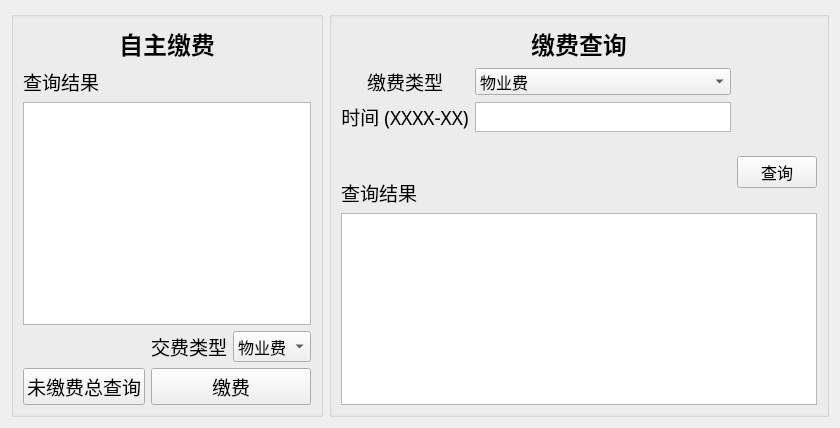
     <widget class="QWidget" name="tab_3">
      <attribute name="title">
       <string>缴费管理</string>
      </attribute>
      <layout class="QGridLayout" name="gridLayout_3">
       <item row="0" column="0">
        <layout class="QHBoxLayout" name="horizontalLayout_39">
         <item>
          <widget class="QGroupBox" name="groupBox_13">
           <property name="title">
            <string/>
           </property>
           <layout class="QGridLayout" name="gridLayout_21">
            <item row="1" column="0">
             <widget class="QLabel" name="label_53">
              <property name="text">
               <string>&lt;html&gt;&lt;head/&gt;&lt;body&gt;&lt;p align=&quot;center&quot;&gt;&lt;span style=&quot; font-size:14pt;&quot;&gt;查询结果&lt;/span&gt;&lt;/p&gt;&lt;/body&gt;&lt;/html&gt;</string>
              </property>
             </widget>
            </item>
            <item row="4" column="2" colspan="2">
             <widget class="QPushButton" name="pushButton_16">
              <property name="font">
               <font>
                <family>Agency FB</family>
                <pointsize>14</pointsize>
               </font>
              </property>
              <property name="text">
               <string>缴费</string>
              </property>
             </widget>
            </item>
            <item row="0" column="0" colspan="4">
             <widget class="QLabel" name="label_56">
              <property name="text">
               <string>&lt;html&gt;&lt;head/&gt;&lt;body&gt;&lt;p align=&quot;center&quot;&gt;&lt;span style=&quot; font-size:18pt; font-weight:600;&quot;&gt;自主缴费&lt;/span&gt;&lt;/p&gt;&lt;/body&gt;&lt;/html&gt;</string>
              </property>
             </widget>
            </item>
            <item row="4" column="0" colspan="2">
             <widget class="QPushButton" name="pushButton_17">
              <property name="font">
               <font>
                <family>Agency FB</family>
                <pointsize>14</pointsize>
               </font>
              </property>
              <property name="text">
               <string>未缴费总查询</string>
              </property>
             </widget>
            </item>
            <item row="2" column="0" colspan="4">
             <widget class="QTableView" name="tableView_8"/>
            </item>
            <item row="3" column="3">
             <widget class="QComboBox" name="comboBox_4">
              <property name="font">
               <font>
                <family>Agency FB</family>
                <pointsize>12</pointsize>
               </font>
              </property>
              <item>
               <property name="text">
                <string>物业费</string>
               </property>
              </item>
              <item>
               <property name="text">
                <string>车位费</string>
               </property>
              </item>
              <item>
               <property name="text">
                <string/>
               </property>
              </item>
             </widget>
            </item>
            <item row="3" column="2">
             <widget class="QLabel" name="label_54">
              <property name="text">
               <string>&lt;html&gt;&lt;head/&gt;&lt;body&gt;&lt;p align=&quot;center&quot;&gt;&lt;span style=&quot; font-size:14pt;&quot;&gt;交费类型&lt;/span&gt;&lt;/p&gt;&lt;/body&gt;&lt;/html&gt;</string>
              </property>
             </widget>
            </item>
           </layout>
          </widget>
         </item>
         <item>
          <widget class="QGroupBox" name="groupBox_12">
           <property name="title">
            <string/>
           </property>
           <layout class="QGridLayout" name="gridLayout_20">
            <item row="1" column="1" colspan="2">
             <widget class="QComboBox" name="comboBox_3">
              <property name="font">
               <font>
                <family>Arial</family>
                <pointsize>12</pointsize>
               </font>
              </property>
              <item>
               <property name="text">
                <string>物业费</string>
               </property>
              </item>
              <item>
               <property name="text">
                <string>车位费</string>
               </property>
              </item>
             </widget>
            </item>
            <item row="3" column="3">
             <widget class="QPushButton" name="pushButton_13">
              <property name="font">
               <font>
                <family>Agency FB</family>
                <pointsize>12</pointsize>
               </font>
              </property>
              <property name="text">
               <string>查询</string>
              </property>
             </widget>
            </item>
            <item row="2" column="0">
             <widget class="QLabel" name="label_49">
              <property name="font">
               <font>
                <family>Agency FB</family>
                <pointsize>11</pointsize>
               </font>
              </property>
              <property name="text">
               <string>&lt;html&gt;&lt;head/&gt;&lt;body&gt;&lt;p align=&quot;center&quot;&gt;&lt;span style=&quot; font-size:14pt;&quot;&gt;时间 (XXXX-XX)&lt;/span&gt;&lt;/p&gt;&lt;/body&gt;&lt;/html&gt;</string>
              </property>
             </widget>
            </item>
            <item row="0" column="0" colspan="4">
             <widget class="QLabel" name="label_50">
              <property name="text">
               <string>&lt;html&gt;&lt;head/&gt;&lt;body&gt;&lt;p align=&quot;center&quot;&gt;&lt;span style=&quot; font-size:18pt; font-weight:600; color:#000000;&quot;&gt;缴费查询&lt;/span&gt;&lt;/p&gt;&lt;/body&gt;&lt;/html&gt;</string>
              </property>
             </widget>
            </item>
            <item row="4" column="0" colspan="4">
             <widget class="QTableView" name="tableView_7"/>
            </item>
            <item row="1" column="0">
             <widget class="QLabel" name="label_52">
              <property name="font">
               <font>
                <family>Agency FB</family>
                <pointsize>11</pointsize>
               </font>
              </property>
              <property name="text">
               <string>&lt;html&gt;&lt;head/&gt;&lt;body&gt;&lt;p align=&quot;center&quot;&gt;&lt;span style=&quot; font-size:14pt;&quot;&gt;缴费类型&lt;/span&gt;&lt;/p&gt;&lt;/body&gt;&lt;/html&gt;</string>
              </property>
             </widget>
            </item>
            <item row="3" column="0">
             <widget class="QLabel" name="label_51">
              <property name="text">
               <string>&lt;html&gt;&lt;head/&gt;&lt;body&gt;&lt;p&gt;&lt;br/&gt;&lt;/p&gt;&lt;p&gt;&lt;span style=&quot; font-size:14pt;&quot;&gt;查询结果&lt;/span&gt;&lt;/p&gt;&lt;/body&gt;&lt;/html&gt;</string>
              </property>
             </widget>
            </item>
            <item row="2" column="1" colspan="2">
             <widget class="QTextEdit" name="textEdit">
              <property name="maximumSize">
               <size>
                <width>16777215</width>
                <height>30</height>
               </size>
              </property>
             </widget>
            </item>
           </layout>
          </widget>
         </item>
        </layout>
       </item>
      </layout>
     </widget>
